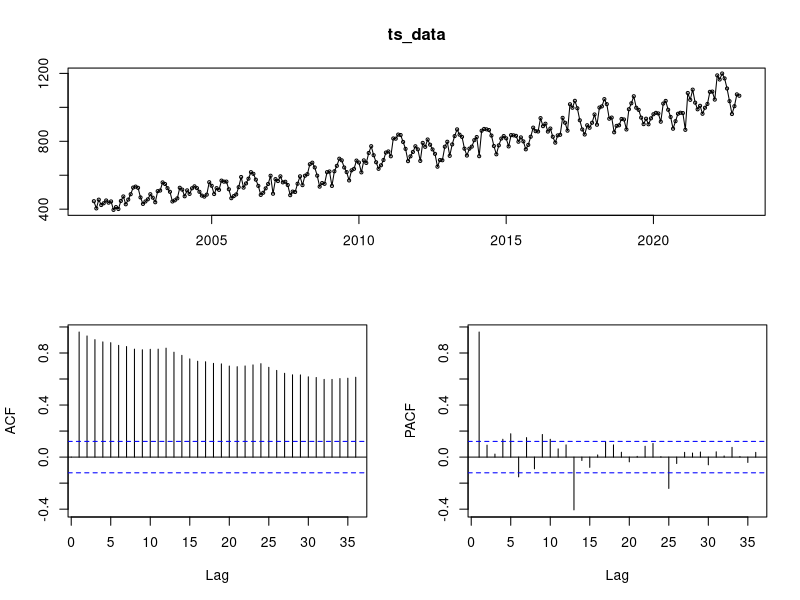
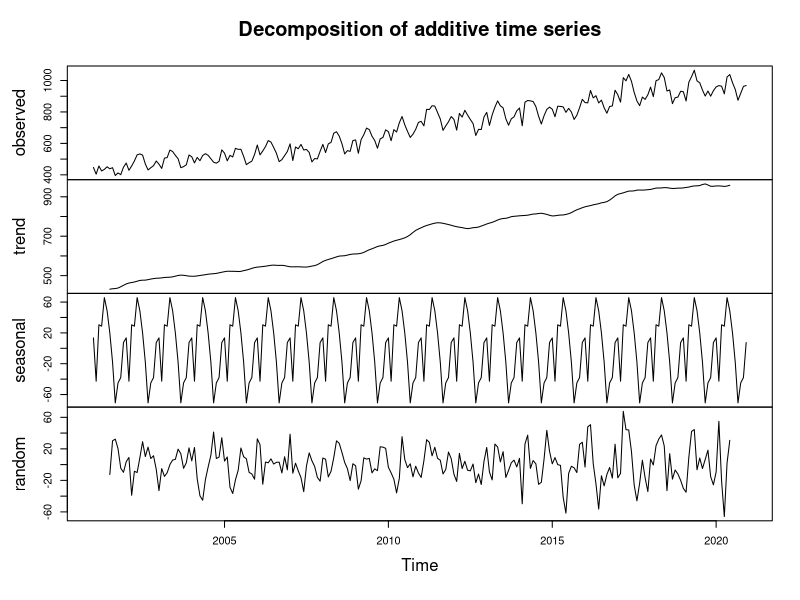
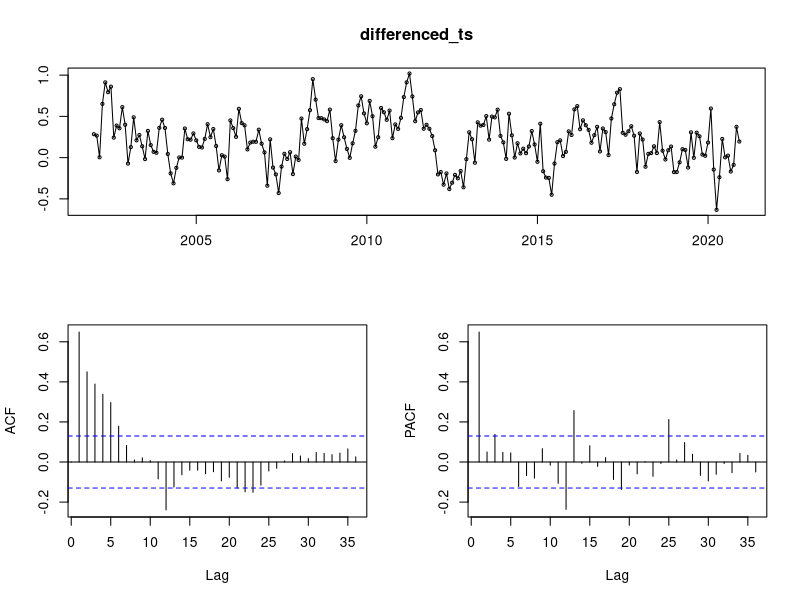
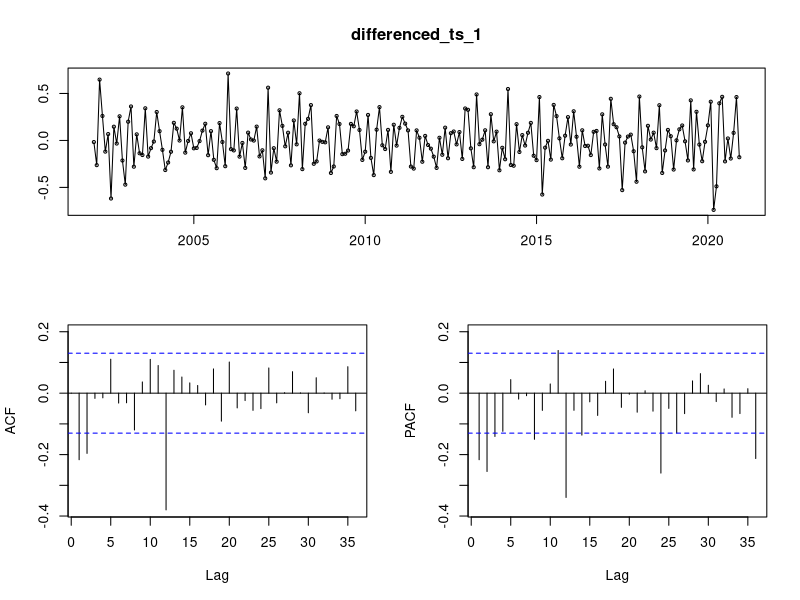
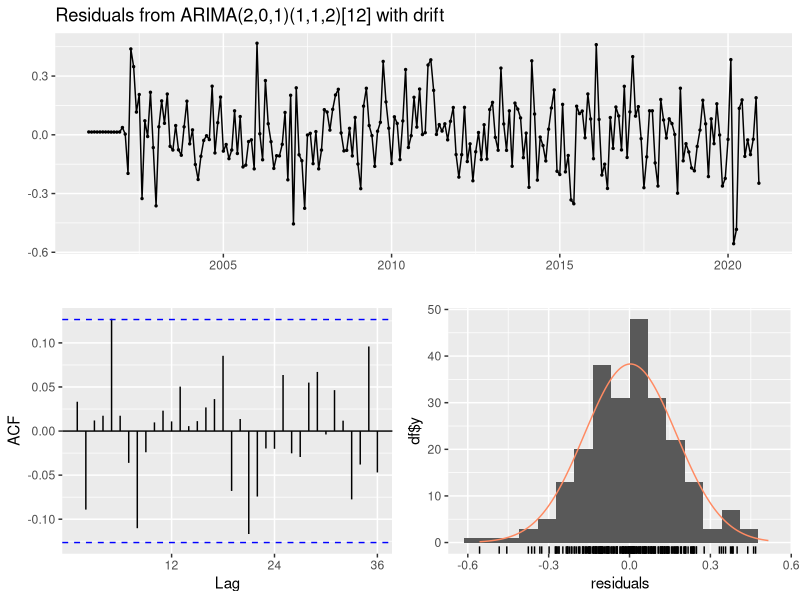
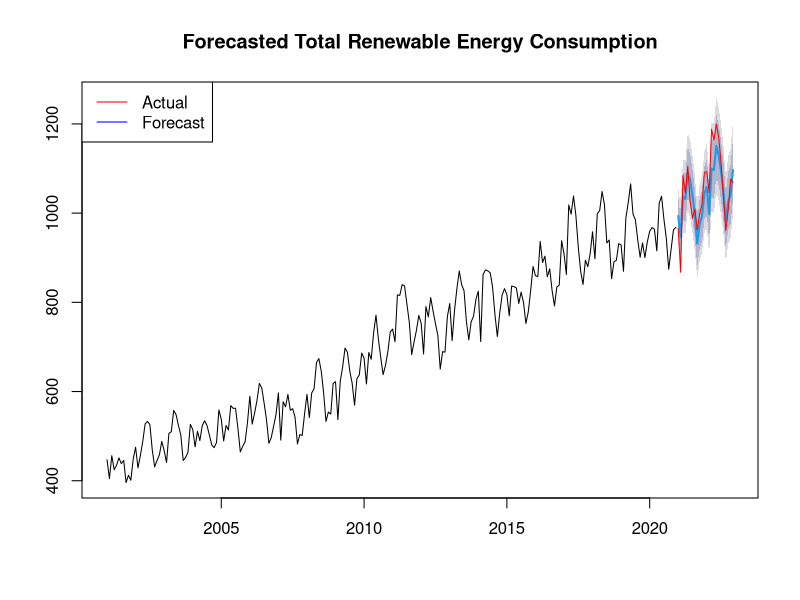

R code for these plots, in order:
## ---- chunk 1
# Load the required libraries
library(tidyverse)
library(lubridate)
library(forecast)
library(tseries)

# Read the data
data <- read.csv("final_dataset1.csv")

# Convert the date column to a proper date format
data$date <- mdy(data$date)

# Create a time series object
ts_data <- ts(data$total_renewable_energy_consumption, frequency = 12, start = c(1973,1,1))

ts_data <- window(ts_data, start = c(2001, 01))

tsdisplay(ts_data)

# Split the data into training and testing sets
test_start <- length(ts_data) - 11  # Use the last 12 months as the test set
train_data <- window(ts_data, end = c(2020, 12))
test_data <- window(ts_data, start = c(2021, 01))

# Decompose the time series
decomposed_data <- decompose(train_data)

# Plot the decomposed time series
plot(decomposed_data)

# Box Cox
train_data_bc = BoxCox(train_data, lambda = BoxCox.lambda(train_data))

# Perform the ADF test for stationarity
adf_test <- adf.test(train_data_bc)
cat("ADF test p-value:", adf_test$p.value, "\n")

# Perform the KPSS test for stationarity
kpss_test <- kpss.test(train_data_bc)
cat("KPSS test p-value:", kpss_test$p.value, "\n")
## ---- chunk 2
# Difference the time series if necessary
differenced_ts <- diff(train_data_bc, lag = 12)

# Plot the differenced time series
tsdisplay(differenced_ts)

# Perform the ADF test for stationarity on the differenced time series
adf_test_diff <- adf.test(differenced_ts)
cat("ADF test p-value (differenced series):", adf_test_diff$p.value, "\n")

# Perform the KPSS test for stationarity on the differenced time series
kpss_test_diff <- kpss.test(differenced_ts)
cat("KPSS test p-value (differenced series):", kpss_test_diff$p.value, "\n")
## ---- chunk 3
# Difference the time series if necessary
differenced_ts_1 <- diff(differenced_ts)

# Plot the differenced time series
tsdisplay(differenced_ts_1)

# Perform the ADF test for stationarity on the differenced time series
adf_test_diff <- adf.test(differenced_ts_1)
cat("ADF test p-value (differenced series):", adf_test_diff$p.value, "\n")

# Perform the KPSS test for stationarity on the differenced time series
kpss_test_diff <- kpss.test(differenced_ts_1)
cat("KPSS test p-value (differenced series):", kpss_test_diff$p.value, "\n")
## ---- chunk 4
# Determine the order of differencing (if needed)
auto_arima_result <- auto.arima(train_data, seasonal = TRUE, lambda = 'auto')

# Check summary
summary(auto_arima_result)

# Check residuals
checkresiduals(auto_arima_result)
## ---- chunk 5
# Forecast future values
forecasted_values <- forecast(auto_arima_result, h = length(test_data))

# Plot the actual data and the forecasted values
plot(forecasted_values, main = "Forecasted Total Renewable Energy Consumption")
lines(x=c(time(test_data)), y=test_data , col="red")
legend("topleft", legend=c("Actual", "Forecast"), col=c("red", "blue"), lty=1)
## ---- chunk 6
# Check error metrics
accuracy(forecasted_values)
